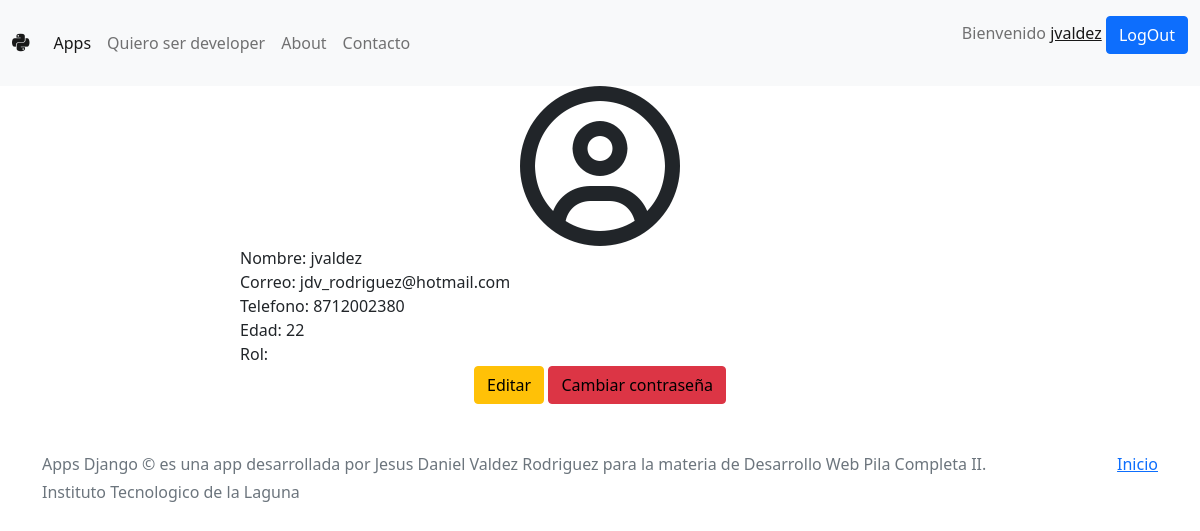
/user/ (signed in), run on the app's committed database.
### users/models.py (models this page shows)
class Usuario(AbstractUser):
    edad = models.PositiveIntegerField(null=True, blank=True)
    telefono = models.CharField(default="", max_length=10)
    imagen = models.ImageField(default="", null=True, blank=True, upload_to='static/img/bd/user')
    rol = models.CharField(default="default", max_length=255)

### pages/views.py (the view)
# urls.py: path('user/',views.user,name='user'),
def user(request):
    json = {
        "info" : Usuario.objects.all()
    }
    return render(request,'user.html', context=json)

### templates/user.html (shortened to what this page needs)
{% extends './components/navbar.html' %} {% load static %} {% block content %}
<div class="container m-t-70">
    <center>
        <div class="row justify-content-start m-b-30">
            <div class="col-4"></div>
            <div class="col-4">
                <i class="far fa-user-circle fa-10x m-l-110"></i>
            </div>
            <div class="col-4"></div>
        </div>
    </center>
    <div class="row justify-content-start">
        <div class="col-2"></div>
        <div class="col-8">
            <label class="m-l-200 txtInfoTitulo">Nombre:</label>
            <label class="m-l-30 txtInfoDesc">{{user.username}}</label>
        </div>
        <div class="col-2"></div>
    </div>
    <div class="row justify-content-start">
        <div class="col-2"></div>
        <div class="col-8">
            <label class="m-l-200 txtInfoTitulo">Correo:</label>
            <label class="m-l-38 txtInfoDesc">{{user.email}}</label>
        </div>
        <div class="col-2"></div>
    </div>
    <div class="row justify-content-start">
        <div class="col-2"></div>
        <div class="col-8">
            <label class="m-l-200 txtInfoTitulo">Telefono:</label>
            <label class="m-l-20 txtInfoDesc">{{user.telefono}}</label>
        </div>
        <div class="col-2"></div>
    </div>
    <div class="row justify-content-start">
        <div class="col-2"></div>
        <div class="col-8">
            <label class="m-l-200 txtInfoTitulo">Edad:</label>
            <label class="m-l-20 txtInfoDesc">{{user.edad}}</label>
        </div>
        <div class="col-2"></div>
    </div>
    <div class="row justify-content-start">
        <div class="col-2"></div>
        <div class="col-8">
            <label class="m-l-200 txtInfoTitulo">Rol:</label>
        </div>
        <div class="col-2"></div>
    </div>
    <center>
        <div class="row justify-content-start m-b-30">
            <div class="col-4"></div>
            <div class="col-4">
                <button class="btn btn-warning"><a
                        style="text-decoration-style: none; text-decoration-line: none; color: black;"
                        href="/edituser/{{user.id}}">Editar</a></button>
                <button class="btn btn-danger"><a
                        style="text-decoration-style: none; text-decoration-line: none; color: black;"
                        href="/changepass/{{user.id}}">Cambiar
                        contraseña</a></button>
            </div>
            <div class="col-4"></div>
        </div>
    </center>
</div>
</div>
{% include './components/footer.html' %} {% endblock content %}

### templates/components/navbar.html (shortened to what this page needs)
<!DOCTYPE html>
<html lang="en">
<head>
    <link href="https://cdn.jsdelivr.net/npm/bootstrap@5.0.0-beta3/dist/css/bootstrap.min.css" rel="stylesheet">
</head>
<body>
    <nav class="navbar navbar-expand-lg navbar-light bg-light">
        <div class="container-fluid">
            <a class="navbar-brand" href="{% url 'index' %}"><i class="fab fa-python"></i></a>
             {% if user.is_authenticated %}
            <div class="collapse navbar-collapse" id="navbarText">
                <ul class="navbar-nav me-auto mb-2 mb-lg-0">
                    <li class="nav-item">
                        <a class="nav-link active" aria-current="page" href="{% url 'home' %}">Apps</a>
                    </li>
                    {% if user.rol == 'developer' %}
                    <li class="nav-item">
                        <a class="nav-link" href="{% url 'createapp' %}">Nueva App</a>
                    </li>
                    {% else %}
                    <li class="nav-item">
                        <a class="nav-link" href="{% url 'developer' %}">Quiero ser developer</a>
                    </li>
                    {% endif %}
                    <li class="nav-item">
                        <a class="nav-link" href="{% url 'about' %}">About</a>
                    </li>
                    <li class="nav-item">
                        <a class="nav-link" href="{% url 'contacto' %}">Contacto</a>
                    </li>
                </ul>
                <span class="navbar-text">
                    <p>Bienvenido <a href="{% url 'user' %}" style="text-decoration-style: none;"> {{user.username}}</a>
                        <button class="btn btn-primary"><a
                                style="text-decoration-style: none; text-decoration: none ;color: white;"
                                href="{% url 'logout' %}">LogOut</a></button> </p>
                </span>
            </div>
            {% endif %}
        </div>
    </nav>
    <div class="container">
        {% block content %} {% endblock content %}
</body>
</html>

### data on the page
Usuario: username "jvaldez", email "jdv_rodriguez@hotmail.com", telefono "8712002380", edad "22"
